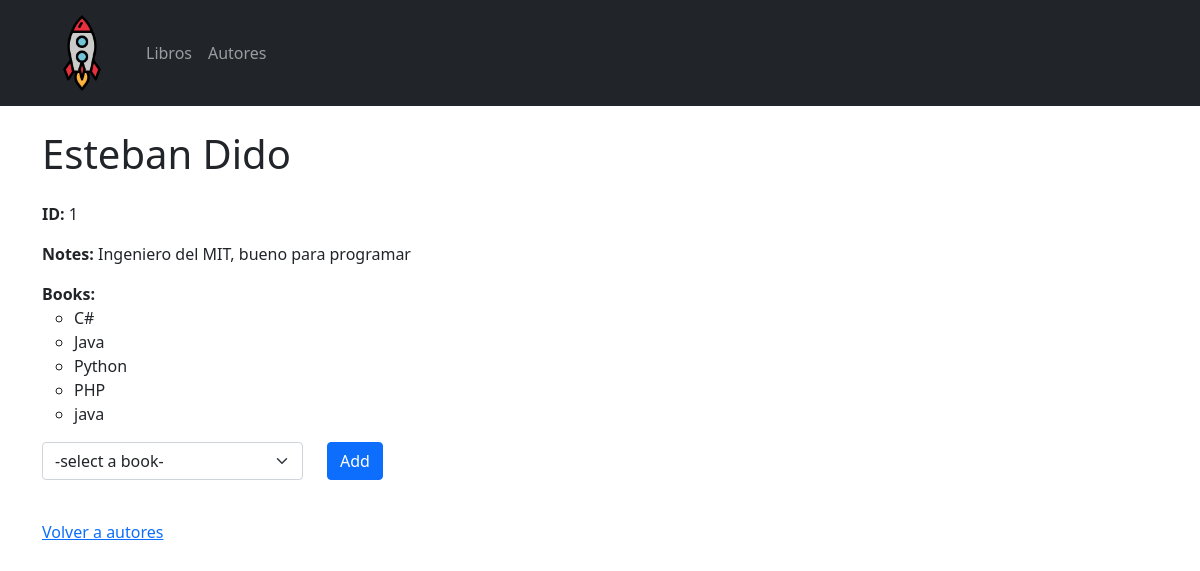
Screenshot of /authors/1 with the database file from the repository.
### books_authors_app/models.py (models this page shows, shortened)
class Author(models.Model):
    first_name = models.CharField(max_length=45)
    last_name = models.CharField(max_length=45)
    notes = models.TextField(null=True, blank=True)
    books = models.ManyToManyField(Book, related_name="authors" )
    created_at = models.DateTimeField(auto_now_add=True)
    updated_at = models.DateTimeField(auto_now=True)

class Book(models.Model):
    title = models.CharField(max_length=255)
    desc = models.TextField()
    created_at = models.DateTimeField(auto_now_add=True)
    updated_at = models.DateTimeField(auto_now=True)

### books_authors_app/views.py (the view)
# urls.py: path('authors/<author_id>', views.info_author, name='info_author'),
def info_author(request, author_id):
    author = Author.objects.get(id=author_id)
    books_author = author.books.all()
    no_books_author = Book.objects.all().exclude(id__in = books_author)
    context = {
        'author':author,
        'books_author':books_author,
        'no_books_author':no_books_author,
    }
    return render(request, "books_authors_app/info_author.html", context)

### books_authors_app/templates/books_authors_app/info_author.html (shortened to what this page needs)
{% extends "books_authors_app/base.html" %}
{% block content %}
<div class="container mt-4">
    <h1 class="title mb-4">{{author.first_name}} {{author.last_name}}</h1>
    <ul class="list-unstyled">
        <li class="my-3 fw-bold">ID: <span class="fw-normal">{{author.id}}</span></li>
        <li class="my-3 fw-bold">Notes: <span class="fw-normal">{{author.notes}}</span></li>
        <li class="my-3 fw-bold">Books:
            <ul class="fw-normal">
                {% for book in books_author %}
                    <li>{{book.title}}</li>
                {% endfor %}
            </ul>
        </li>
    </ul>
    <div class="row g-3">
        <form action="/authors/{{author.id}}/addbook" method="POST">
            <div class="row">
                <div class="col-md-3 mb-3">
                    <select class="form-select" name="books" id="books">
                        <option select>-select a book-</option>
                    </select>
                </div>
                <div class="col-md-3 mb-3">
                    <input class="btn btn-primary" type="submit" value="Add">
                </div>
            </div>
        </form>
    </div>
    <div class="row mt-4">
        <a href="{% url 'authors' %}">Volver a autores</a>
    </div>
</div>
{% endblock %}

### rows the page displays
Author: first_name "Esteban", last_name "Dido", id "1", notes "Ingeniero del MIT, bueno para programar"
Book: title "C#"
Book: title "Java"
Book: title "Python"
Book: title "PHP"
Book: title "java"
